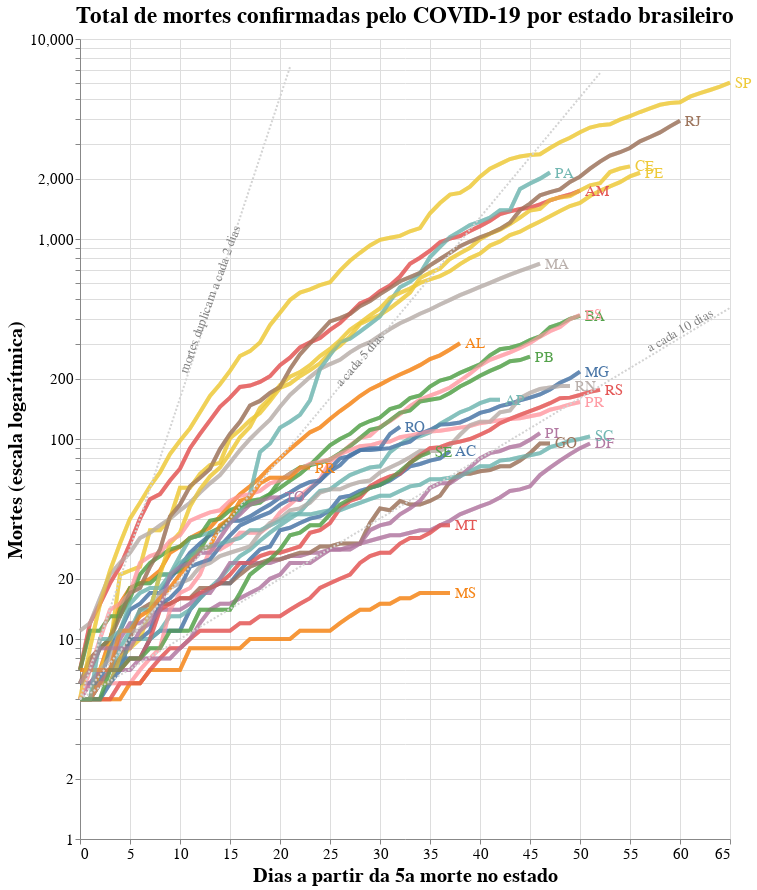

Here is the notebook cell this chart was saved with:
### Code cell
import altair as alt

# Selection tool
selection = alt.selection_single(fields=['state'])
# Color change when clicked
color = alt.condition(selection,
                    alt.Color('state:N'),
                    alt.value('lightgray'))


# Base altair plot 
base = alt.Chart(deaths_long, title="Total de mortes confirmadas pelo COVID-19 por estado brasileiro").mark_line(strokeWidth=4, opacity=0.7).encode(
    x=alt.X('Day'),
    y=alt.Y('Deaths', scale=alt.Scale(type='log')),
    color=alt.Color('state', legend=None),
)

# Chart
chart = base.encode(
  color=alt.condition(selection, 'state:N', alt.value('lightgray')),
  tooltip=[alt.Tooltip('state:N', title = 'Estado'), alt.Tooltip('yearmonthdate(Date):N', title = 'Data', format = '%d/%m/%Y'), alt.Tooltip('Deaths:N', title = 'Mortes')]
).add_selection(
  selection
)

# Overlay
overlay = base.encode(
  color='state',
  opacity=alt.value(0.5),
).transform_filter(
  selection
)

# Text labels
text = base.mark_text(
    align='left',
    dx=5,
    size=15
).encode(
    x=alt.X('Day', aggregate='max',  axis=alt.Axis(title='Dias a partir da 5a morte no estado')),
    y=alt.Y('Deaths', aggregate={'argmax': 'Day'}, axis=alt.Axis(title='Mortes (escala logarítmica)')),
    text='state'
).transform_filter(
    selection
)

# Add doubling line

## Death doubles every 2 days
j = 0
for i in range(0,deaths_long.Day.max()):
    if 5*pow(2,(i/2)) < deaths_long.Deaths.max():
      j = i+2

source2 = alt.sequence(start=0, stop=j, step=1, as_='x')

double2 = alt.Chart(source2).mark_line(strokeDash=[2,2]).transform_calculate(
    double2='5*pow(2,(datum.x/2))'
).transform_fold(
    ['double2']
).encode(
    x='x:Q',
    y='value:Q',
    color=alt.value('lightgray')
)

text2 = alt.Chart({'values':[{'x': 13, 'y': 500}]}).mark_text(
    text='mortes duplicam a cada 2 dias', angle=290,
    size=13,
    color = 'gray'
).encode(
    x='x:Q', y='y:Q'
)

## Death doubles every 5 days
j = 0
for i in range(0,deaths_long.Day.max()):
    if 5*pow(2,(i/5)) < deaths_long.Deaths.max():
      j = i+2

source5 = alt.sequence(start=0, stop=j, step=1, as_='x')

double5 = alt.Chart(source5).mark_line(strokeDash=[2,2]).transform_calculate(
    double5='5*pow(2,(datum.x/5))'
).transform_fold(
    ['double5']
).encode(
    x='x:Q',
    y='value:Q',
    color=alt.value('lightgray')
)

text5 = alt.Chart({'values':[{'x': 28, 'y': 250}]}).mark_text(
    text='a cada 5 dias', angle=311,
    size=13,
    color = 'gray'
).encode(
    x='x:Q', y='y:Q'
)

## Death doubles every 10 days
j = 0
for i in range(0,deaths_long.Day.max()):
    if 5*pow(2,(i/10)) < deaths_long.Deaths.max():
      j = i+2

source10 = alt.sequence(start=0, stop=j, step=1, as_='x')

double10 = alt.Chart(source10).mark_line(strokeDash=[2,2]).transform_calculate(
    double10='5*pow(2,(datum.x/10))'
).transform_fold(
    ['double10']
).encode(
    x='x:Q',
    y='value:Q',
    color=alt.value('lightgray')
)

text10 = alt.Chart({'values':[{'x': 60, 'y': 350}]}).mark_text(
    text='a cada 10 dias', angle=330,
    size=13,
    color = 'gray'
).encode(
    x='x:Q', y='y:Q'
)

# Sum it all up
alt.layer(chart, overlay, text, double2, double5, double10, text2, text5, text10).configure_axis(
    labelFontSize=15,
    titleFontSize=20
).configure_title(
    fontSize=23
).properties(
    width=650,
    height=800
)


# Sum em up!
#chart + overlay + text

### Figure 1 — Vega-Lite specification as saved in the notebook (floating-point values rounded to 4 significant figures; data arrays with more than 128 entries replaced by an {"elided": "..."} marker saying what was removed)
{"config": {"view": {"continuousWidth": 400, "continuousHeight": 300}, "axis": {"labelFontSize": 15, "titleFontSize": 20}, "title": {"fontSize": 23}}, "layer": [{"data": {"name": "data-388932a032e13d103b1ae7baef1cc41c"}, "mark": {"type": "line", "opacity": 0.7, "strokeWidth": 4}, "encoding": {"color": {"condition": {"type": "nominal", "field": "state", "selection": "selector012"}, "value": "lightgray"}, "tooltip": [{"type": "nominal", "field": "state", "title": "Estado"}, {"type": "nominal", "field": "Date", "format": "%d/%m/%Y", "timeUnit": "yearmonthdate", "title": "Data"}, {"type": "nominal", "field": "Deaths", "title": "Mortes"}], "x": {"type": "quantitative", "field": "Day"}, "y": {"type": "quantitative", "field": "Deaths", "scale": {"type": "log"}}}, "selection": {"selector012": {"type": "single", "fields": ["state"]}}, "title": "Total de mortes confirmadas pelo COVID-19 por estado brasileiro"}, {"data": {"name": "data-388932a032e13d103b1ae7baef1cc41c"}, "mark": {"type": "line", "opacity": 0.7, "strokeWidth": 4}, "encoding": {"color": {"type": "nominal", "field": "state"}, "opacity": {"value": 0.5}, "x": {"type": "quantitative", "field": "Day"}, "y": {"type": "quantitative", "field": "Deaths", "scale": {"type": "log"}}}, "title": "Total de mortes confirmadas pelo COVID-19 por estado brasileiro", "transform": [{"filter": {"selection": "selector012"}}]}, {"data": {"name": "data-388932a032e13d103b1ae7baef1cc41c"}, "mark": {"type": "text", "align": "left", "dx": 5, "size": 15}, "encoding": {"color": {"type": "nominal", "field": "state", "legend": null}, "text": {"type": "nominal", "field": "state"}, "x": {"type": "quantitative", "aggregate": "max", "axis": {"title": "Dias a partir da 5a morte no estado"}, "field": "Day"}, "y": {"type": "quantitative", "aggregate": {"argmax": "Day"}, "axis": {"title": "Mortes (escala logarítmica)"}, "field": "Deaths"}}, "title": "Total de mortes confirmadas pelo COVID-19 por estado brasileiro", "transform": [{"filter": {"selection": "selector012"}}]}, {"data": {"sequence": {"start": 0, "stop": 22, "step": 1, "as": "x"}}, "mark": {"type": "line", "strokeDash": [2, 2]}, "encoding": {"color": {"value": "lightgray"}, "x": {"type": "quantitative", "field": "x"}, "y": {"type": "quantitative", "field": "value"}}, "transform": [{"calculate": "5*pow(2,(datum.x/2))", "as": "double2"}, {"fold": ["double2"]}]}, {"data": {"sequence": {"start": 0, "stop": 53, "step": 1, "as": "x"}}, "mark": {"type": "line", "strokeDash": [2, 2]}, "encoding": {"color": {"value": "lightgray"}, "x": {"type": "quantitative", "field": "x"}, "y": {"type": "quantitative", "field": "value"}}, "transform": [{"calculate": "5*pow(2,(datum.x/5))", "as": "double5"}, {"fold": ["double5"]}]}, {"data": {"sequence": {"start": 0, "stop": 66, "step": 1, "as": "x"}}, "mark": {"type": "line", "strokeDash": [2, 2]}, "encoding": {"color": {"value": "lightgray"}, "x": {"type": "quantitative", "field": "x"}, "y": {"type": "quantitative", "field": "value"}}, "transform": [{"calculate": "5*pow(2,(datum.x/10))", "as": "double10"}, {"fold": ["double10"]}]}, {"data": {"name": "data-bf3a284e2fbb064d7dde36f27f5d5a49"}, "mark": {"type": "text", "angle": 290, "color": "gray", "size": 13, "text": "mortes duplicam a cada 2 dias"}, "encoding": {"x": {"type": "quantitative", "field": "x"}, "y": {"type": "quantitative", "field": "y"}}}, {"data": {"name": "data-91a6abd35c00440d3f0d2923267a6aad"}, "mark": {"type": "text", "angle": 311, "color": "gray", "size": 13, "text": "a cada 5 dias"}, "encoding": {"x": {"type": "quantitative", "field": "x"}, "y": {"type": "quantitative", "field": "y"}}}, {"data": {"name": "data-27a84d7cac30f997f53d5cb3c0114374"}, "mark": {"type": "text", "angle": 330, "color": "gray", "size": 13, "text": "a cada 10 dias"}, "encoding": {"x": {"type": "quantitative", "field": "x"}, "y": {"type": "quantitative", "field": "y"}}}], "height": 800, "width": 650, "$schema": "https://vega.github.io/schema/vega-lite/v4.8.1.json", "datasets": {"data-388932a032e13d103b1ae7baef1cc41c": {"elided": "1248 records"}, "data-bf3a284e2fbb064d7dde36f27f5d5a49": [{"x": 13, "y": 500}], "data-91a6abd35c00440d3f0d2923267a6aad": [{"x": 28, "y": 250}], "data-27a84d7cac30f997f53d5cb3c0114374": [{"x": 60, "y": 350}]}}
